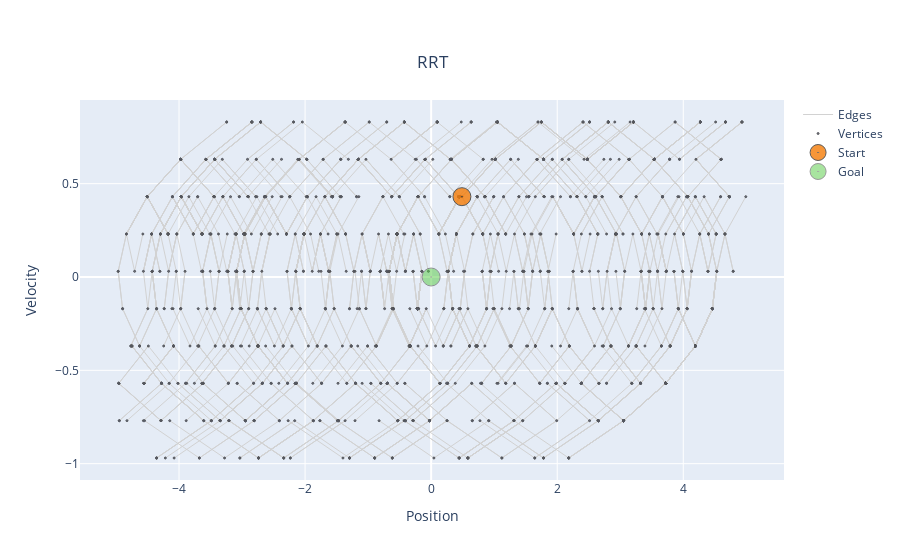

Notebook source saved alongside this figure:
### Markdown cell above
# Plotting
Some plotly examples:
https://chart-studio.plotly.com/~empet/14676/bcl-2-gene-family-tree/#plot

https://chart-studio.plotly.com/~empet/14307/a-radial-tree/#/

https://chart-studio.plotly.com/~empet/14305/a-tree-with-improved-walker-layout-1/#/

https://plotly.com/python/tree-plots/

https://plotly.com/python/animations/

### Code cell
# Xe = [x, y for x,y in E]
Xe = []
Ye = []
for edge in E:
#     print(E[j])
#     print(edge)
    Xe+=[edge[0][0,0],edge[1][0,0], None]
    Ye+=[edge[0][1,0],edge[1][1,0], None]

Xn = [x[0,0] for x in V]
Yn = [x[1,0] for x in V]
Xi = [s_i[0,0]]
Yi = [s_i[1,0]]
Xf = [s_f[0,0]]
Yf = [s_f[1,0]]

fig = go.Figure()
fig.add_trace(go.Scatter(x=Xe,
                   y=Ye,
                   mode='lines',
                         name='Edges',
                   line=dict(color='rgb(210,210,210)', width=1),
                   hoverinfo='none'
                   ))
fig.add_trace(go.Scatter(x=Xn,
                  y=Yn,
                  mode='markers',
                  name='Vertices',
                  marker=dict(symbol='circle-dot',
                                size=2,
                                color='#6175c1',    #'#DB4551',
                                line=dict(color='rgb(50,50,50)', width=1)
                                ),
                  text=labels,
                  hoverinfo='text',
                  opacity=0.8
                  ))
fig.add_trace(go.Scatter(x=Xi,
                  y=Yi,
                  mode='markers',
                  name='Start',
                  marker=dict(symbol='circle-dot',
                                size=18,
                                color='#f67c07',    #'#DB4551',
                                line=dict(color='rgb(50,50,50)', width=1)
                                ),
                  text=labels,
                  hoverinfo='text',
                  opacity=0.8
                  ))

fig.add_trace(go.Scatter(x=Xf,
                  y=Yf,
                  mode='markers',
                  name='Goal',
                  marker=dict(symbol='circle-dot',
                                size=18,
                                color='#54ca41',    #'#DB4551',
                                line=dict(color='rgb(50,50,50)', width=1)
                                ),
                  text=labels,
                  hoverinfo='text',
                  opacity=0.5
                  ))
fig.update_layout(title={'text':"RRT",'xanchor':'center','yanchor':'top','y':0.9,'x':0.48}, xaxis_title="Position", yaxis_title="Velocity")
fig.show()

### Figure 1 — Plotly figure (JSON) as saved in the notebook; plotly's stock layout.template omitted (floating-point values rounded to 4 significant figures; data arrays with more than 128 entries replaced by an {"elided": "..."} marker saying what was removed)
{"data": [{"hoverinfo": "none", "line": {"color": "rgb(210,210,210)", "width": 1}, "mode": "lines", "name": "Edges", "type": "scatter", "x": {"elided": "5157 float values"}, "y": {"elided": "5157 float values"}}, {"hoverinfo": "text", "marker": {"color": "#6175c1", "line": {"color": "rgb(50,50,50)", "width": 1}, "size": 2, "symbol": "circle-dot"}, "mode": "markers", "name": "Vertices", "opacity": 0.8, "text": ["0", "1", "2", "3", "4", "5", "6", "7", "8", "9", "10", "11", "12", "13", "14", "15", "16", "17", "18", "19", "20", "21", "22", "23", "24"], "type": "scatter", "x": {"elided": "1720 float values"}, "y": {"elided": "1720 float values"}}, {"hoverinfo": "text", "marker": {"color": "#f67c07", "line": {"color": "rgb(50,50,50)", "width": 1}, "size": 18, "symbol": "circle-dot"}, "mode": "markers", "name": "Start", "opacity": 0.8, "text": ["0", "1", "2", "3", "4", "5", "6", "7", "8", "9", "10", "11", "12", "13", "14", "15", "16", "17", "18", "19", "20", "21", "22", "23", "24"], "type": "scatter", "x": [0.4881], "y": [0.4304]}, {"hoverinfo": "text", "marker": {"color": "#54ca41", "line": {"color": "rgb(50,50,50)", "width": 1}, "size": 18, "symbol": "circle-dot"}, "mode": "markers", "name": "Goal", "opacity": 0.5, "text": ["0", "1", "2", "3", "4", "5", "6", "7", "8", "9", "10", "11", "12", "13", "14", "15", "16", "17", "18", "19", "20", "21", "22", "23", "24"], "type": "scatter", "x": [0], "y": [0]}], "layout": {"title": {"text": "RRT", "x": 0.48, "xanchor": "center", "y": 0.9, "yanchor": "top"}, "xaxis": {"title": {"text": "Position"}}, "yaxis": {"title": {"text": "Velocity"}}}}
